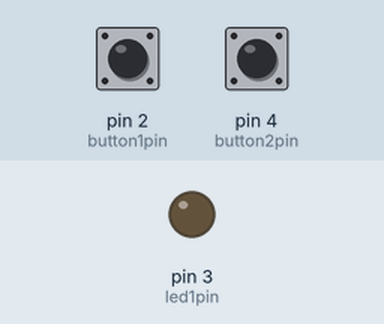
A sketch run on a simulated Arduino Uno, built with avr-gcc and run on an emulated ATmega328P. Shown: output pins drawn as LEDs (lit = HIGH). The inputs (shaded band) are chosen by the test bench; at power-on: pin 2 (button1pin) LOW, pin 4 (button2pin) LOW.

Above: at 1.2 s.
1.3 s: pin 2 (button1pin) pulled HIGH for 0.15 s
2.9 s: pin 4 (button2pin) pulled HIGH for 0.15 s
At 3.8 s:
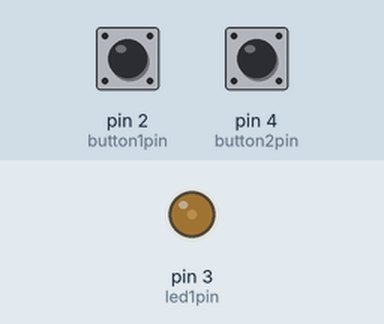
4.5 s: pin 4 (button2pin) pulled HIGH for 1 s
At 6.2 s:
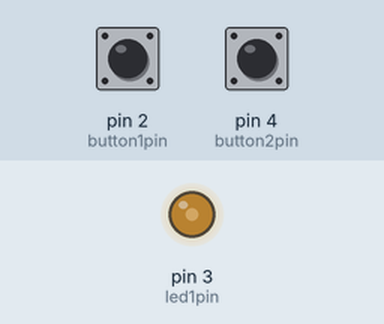
7.0 s: pin 4 (button2pin) pulled HIGH for 0.15 s
At 8.1 s:
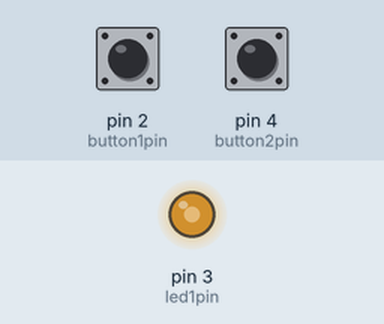
8.6 s: pin 2 (button1pin) pulled HIGH for 1 s
At 10.5 s:
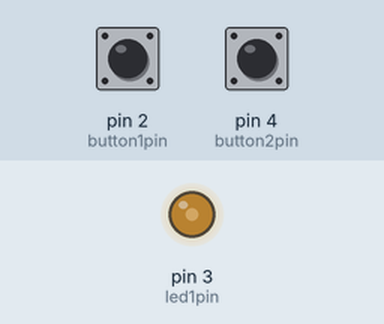
11.1 s: pin 2 (button1pin) pulled HIGH for 3.2 s
At 15.3 s:
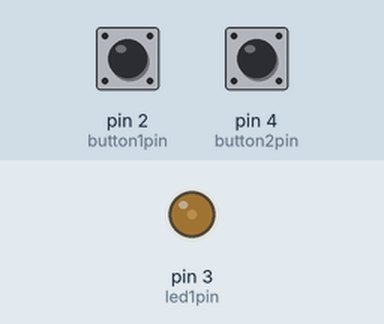
Timing chart, 0 to 16.8 s (numbered marks = the images above; inputs shaded):
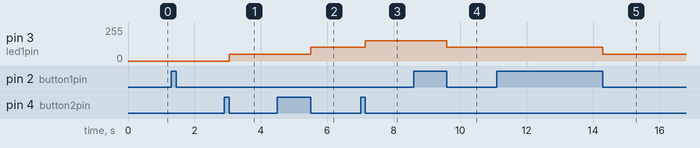

The sketch:

ledButtonDimmer.ino
```cpp
int button1pin = 2;
int button2pin = 4;
int led1pin = 3;

int button1State = 0;
int button2State = 0;

int ledBrightness = 0;


void setup()
{
  pinMode(button1pin, INPUT);
  pinMode(button2pin, INPUT);
  pinMode(led1pin, OUTPUT);
}
void loop()
{
  button1State = digitalRead(button1pin);
  button2State = digitalRead(button2pin);

  if (ledBrightness < 0) ledBrightness = 0;
  if (ledBrightness > 255) ledBrightness = 255;

  if (button2State == 1)
  {
    ledBrightness += 51;
    while (button2State != 0)
    {
      button2State = digitalRead(button2pin);
    }
  }
  if (button1State == 1)
  {
    ledBrightness -= 51;
    while (button1State != 0)
    {
      button1State = digitalRead(button1pin);
    }
  }

  analogWrite(led1pin, ledBrightness);

  delay(1);
}
```

Measured:
- after the input at 2.9 s, pin 3 (led1pin): 0/255 → 51/255 after 0.15 s
- after the input at 4.5 s, pin 3 (led1pin): 51/255 → 102/255 after 1.0 s
- after the input at 7.0 s, pin 3 (led1pin): 102/255 → 153/255 after 0.15 s
- after the input at 8.6 s, pin 3 (led1pin): 153/255 → 102/255 after 1.0 s
- after the input at 11.1 s, pin 3 (led1pin): 102/255 → 51/255 after 3.2 s
